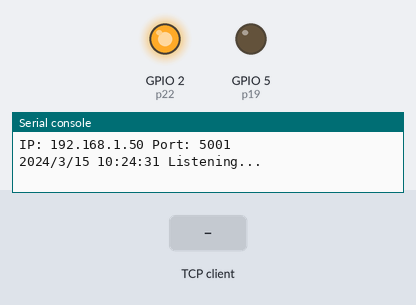
The program below on a simulated ESP32 board running MicroPython. Parts: output pins drawn as LEDs (lit = HIGH), the last lines printed to the serial console. The inputs (shaded band) are chosen by the test bench. WiFi joins after 1.5 s; the clock reads 2024-03-15 10:24:30 at power-on unless the program sets it; one TCP client connects 1 s after the port opens and stays connected.

Above: at 2.7 s.
2.8 s: the TCP client sends "UnlockDoor"
At 3.5 s:
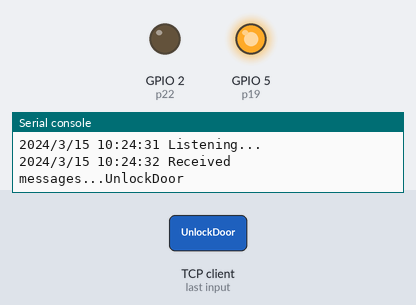
Timing chart, 0 to 5.8 s (numbered marks = the images above; inputs shaded):
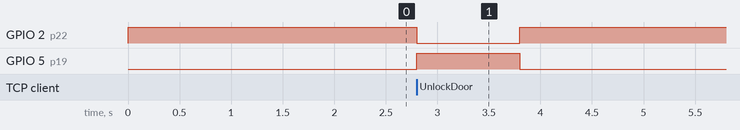

The program:

main.py
```python
from machine import Pin
import time
import socket

# 初始化引脚
p22 = Pin(2, Pin.OUT)   # D4（板载 LED）
p19 = Pin(5, Pin.OUT)   # D1
p19.value(0)
p22.value(1)

addressIp = ""

def getTime():
    t = time.gmtime()
    return "{}/{}/{} {}:{}:{}".format(t[0], t[1], t[2], t[3], t[4], t[5])

def do_connect():
    global addressIp
    try:
        import network
        wlan = network.WLAN(network.STA_IF)
        wlan.active(False)  # 先断开，方便调试
        wlan.active(True)
        if not wlan.isconnected():
            print('connecting to network...')
            wlan.connect('your_wifi_name', 'your_wifi_password')
            while not wlan.isconnected():
                pass
        print('network config:', wlan.ifconfig())
        addressIp = str(wlan.ifconfig())
    except Exception as e:
        print("wifi error:", e)
        pass

do_connect()  # 连接 Wifi
port = 5001

# 处理 IP
addressIp = addressIp.replace("(", "").replace(")", "").replace("'", "").split(",")
print("IP: " + addressIp[0] + " Port: " + str(port))

# 创建 socket
s = socket.socket(socket.AF_INET, socket.SOCK_STREAM)
s.bind((addressIp[0], port))
s.listen(5)  # 修改监听队列为 5，避免过多连接

def fbiOpenDoor():
    p22.value(0)  # 点亮 LED
    p19.value(1)
    time.sleep(1)  # 阻塞 1 秒
    p19.value(0)
    p22.value(1)  # 恢复

# 主循环（阻塞版）
while True:
    try:
        print(getTime() + " Listening...")
        clientsocket, addr = s.accept()  # 阻塞，等待客户端连接
        data = clientsocket.recv(1024)  # 接收数据
        stringKey = data.decode("utf-8")
        print(getTime() + " Received messages..." + stringKey)

        if stringKey == "UnlockDoor":
            fbiOpenDoor()  # 直接调用，阻塞执行
            msg = "Success!"
            clientsocket.send(msg.encode("utf-8"))
            print(getTime() + " Sent message..." + msg)

        clientsocket.close()
        time.sleep(0.1)  # 等待 100ms，避免 CPU 占用过高

    except Exception as e:
        print(getTime() + " Disconnect... Error: " + str(e))
        try:
            clientsocket.close()
        except:
            pass
        time.sleep(0.1)  # 断开连接后，稍作休眠
```

Measured:
- after the input at 2.8 s, GPIO 2 (p22): HIGH → LOW at once, → HIGH 1.0 s later; GPIO 5 (p19): LOW → HIGH at once, → LOW 1.0 s later
